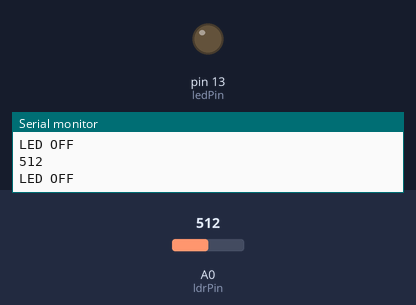
Bench run of a sketch on a simulated Arduino Uno, built with avr-gcc and run on an emulated ATmega328P. Parts: output pins drawn as LEDs (lit = HIGH), the last lines printed to the serial monitor. The test bench sets the inputs (shaded band); at power-on: A0 (ldrPin) = 512.

Above: at 1.2 s.
1.3 s: A0 (ldrPin) set to 160
2.8 s: A0 (ldrPin) set to 133
At 3.9 s:
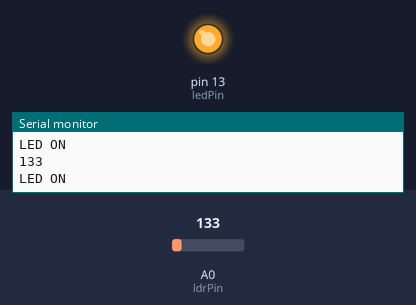
4.3 s: A0 (ldrPin) set to 306
At 5.2 s:
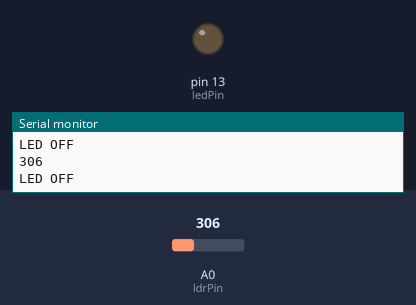
5.9 s: A0 (ldrPin) set to 140
At 6.6 s:
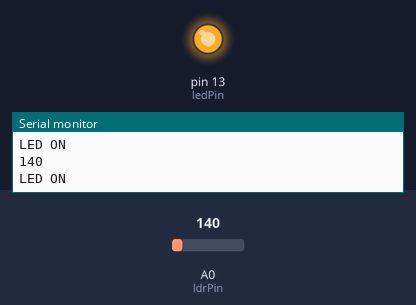
Timing chart, 0 to 8.5 s (numbered marks = the images above; inputs shaded):
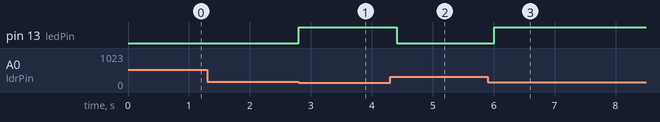

The sketch:

Street-Light-Monitoring-LDR.ino
```cpp
/*
Name: Tiwari Ramesh Sanjana
Date: 23-3-2024
Title: Street Light Monitoring Based on LDR Sensor
Description: Based on the resistance value of LDR sensor
(Light Dependent Resistor), an LED is controlled.
If light intensity increases, resistance increases, current decreases.
Thus, if resistance value falls below certain range, then LED is turned on,
to mirror the action of street lamp turning on during sunset.
*/

//Input and output sensor and pin declaration
int ldrPin = A0;
int ledPin = LED_BUILTIN;
int ldrValue = 0;

void setup() {
  //Configure serial communication
  Serial.begin(9600);

  //Configure pins
  pinMode(ldrPin, INPUT);
  pinMode(ledPin, OUTPUT);
}

void loop() {
  ldrValue = analogRead(ldrPin); // Read ldr sensor value
  Serial.println(ldrValue); // Print it on serial monitor

  // Control LED
  if(ldrValue < 150) { // Turn LED on if light intensity < 150
    digitalWrite(ledPin, HIGH);
    Serial.println("LED ON");
  } else { // Else, ample sunlight is presesnt, turn LED off
    digitalWrite(ledPin, LOW);
    Serial.println("LED OFF");
  }

  delay(200); // Short delay to read better values
}
```

Measured:
- the behaviour switches between 150 and 149 on A0 (ldrPin) (found by bisection; images 0 and 1)
- after the input at 2.8 s, pin 13 (ledPin): LOW → HIGH at once
- after the input at 4.3 s, pin 13 (ledPin): HIGH → LOW after 0.11 s
- after the input at 5.9 s, pin 13 (ledPin): LOW → HIGH after 0.11 s
